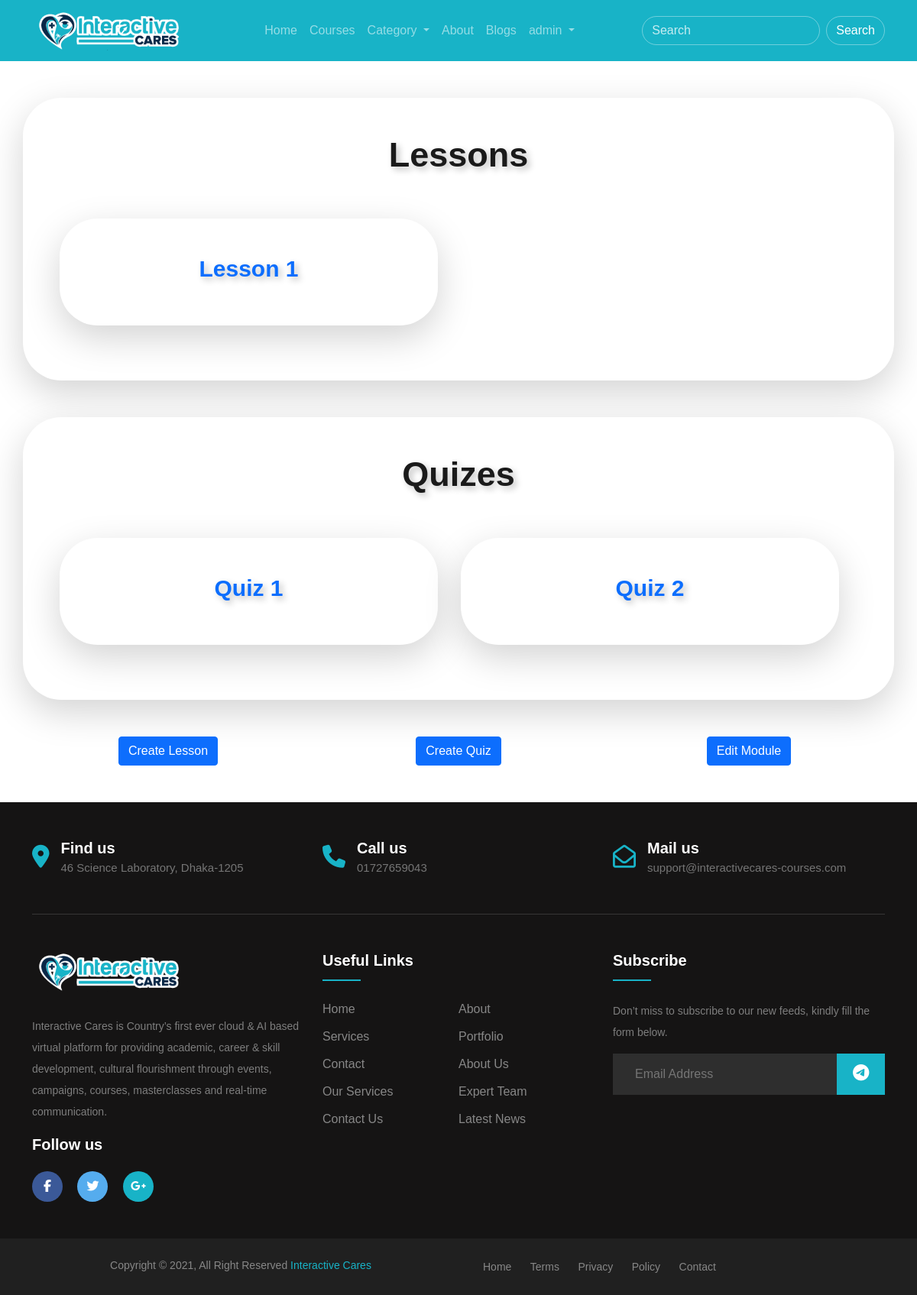
/module_details/1/ (signed in), run on the app's committed database.
### auth_app/models.py (models this page shows, shortened)
class User(AbstractBaseUser, PermissionsMixin):
    email = models.EmailField(max_length=255, unique=True)
    username = models.CharField(max_length=255, unique=True)
    full_name = models.CharField(max_length=255, blank=True, null=True)
    phone_number = models.CharField(max_length=255, blank=True, null=True)
    bio = models.TextField(blank=True, null=True)
    profile_picture = models.ImageField(upload_to=profile_pic_upload, blank=True, null=True)
    registration_date = models.DateTimeField(auto_now_add=True)
    is_active = models.BooleanField(default=True)
    is_staff = models.BooleanField(default=False)
    objects = UserManager()
    USERNAME_FIELD = "email"
    REQUIRED_FIELDS = ["username", "full_name", "phone_number", "bio", "profile_picture"]

### course_app/models.py (models this page shows, shortened)
class Lesson(models.Model):
    course = models.ForeignKey(Course, on_delete=models.CASCADE)
    module = models.ForeignKey(Module, on_delete=models.CASCADE)
    lesson_name = models.CharField(max_length=255)
    video_embed_src_link = models.TextField()
    duration = models.CharField(max_length=255, default="00:00:00")
    privacy_type_choices = (
        ('Private', 'Private'),
        ('Public', 'Public'),
    )
    privacy_type = models.CharField(max_length=255, choices=privacy_type_choices, default="Private")

class Quiz(models.Model):
    course = models.ForeignKey(Course, on_delete=models.CASCADE)
    module = models.ForeignKey(Module, on_delete=models.CASCADE)
    quiz_name = models.CharField(max_length=255)
    class Meta:
        verbose_name_plural = 'Quizes'

### course_app/views.py (the view)
# urls.py: path("module_details/<pk>/", views.module_details, name="module_details"),
def module_details(request, pk):
    current_module = models.Module.objects.get(pk=pk)
    lessons = models.Lesson.objects.filter(module=current_module)
    quizes = models.Quiz.objects.filter(module=current_module)
    diction = {
        "title": f"{current_module.module_name} - Interactive Cares",
        "current_module": current_module,
        "lessons": lessons,
        "current_module": current_module,
        "quizes": quizes
    }
    return render(request, "course_app/module_details.html", context=diction)

### templates/course_app/module_details.html (shortened to what this page needs)
{% extends 'base/base.html' %}
{% load crispy_forms_tags %}
{% block body_block %}
<section class="container my-5">
    <div class="shadow-lg p-5 bg-body rounded row about-us-contaiiner">
        <h2 class="h-text text-center mb-5">Lessons</h2>
        <div class="row professional-instructors">
            {% for lesson in lessons %}
            <div class="shadow-lg p-5 my-2 bg-body rounded about-us-contaiiner col-xs-12 col-sm-12 col-md-5 col-lg-5 col-xl-5 course-box mb-4">
                <h2 class="course-text text-center "><a href="{% url 'course_app:lesson_details' pk=lesson.pk %}" target="_blank">{{ lesson.lesson_name }}</a></h2>
            </div>
            {% endfor %}
        </div>
    </div>
</section>
<section class="container my-5">
    <div class="shadow-lg p-5 bg-body rounded row about-us-contaiiner">
        <h2 class="h-text text-center mb-5">Quizes</h2>
        <div class="row professional-instructors">
            {% for quiz in quizes %}
            <div class="shadow-lg p-5 my-2 bg-body rounded about-us-contaiiner col-xs-12 col-sm-12 col-md-5 col-lg-5 col-xl-5 course-box mb-4">
                <h2 class="course-text text-center "><a href="{% url 'course_app:quiz_details' pk=quiz.pk %}" target="_blank">{{ quiz.quiz_name }}</a></h2>
            </div>
            {% endfor %}
        </div>
    </div>
</section>
{% if current_module.course.instructor == request.user.instructor_profile %}
<section class="container my-5 text-center">
    <div class="row">
        <div class="col-xm-12 col-sm-12 col-md-4 col-lg-4 col-xl-4">
            <a href="{% url 'course_app:create_lesson' pk=current_module.pk %}" class="btn btn-primary">Create Lesson</a>
        </div>
        <div class="col-xm-12 col-sm-12 col-md-4 col-lg-4 col-xl-4">
            <a href="{% url 'course_app:create_quiz' pk=current_module.pk %}" class="btn btn-primary">Create Quiz</a>
        </div>
        <div class="col-xm-12 col-sm-12 col-md-4 col-lg-4 col-xl-4">
            <a href="{% url 'course_app:edit_module' pk=current_module.pk %}" class="btn btn-primary">Edit Module</a>
        </div>
    </div>
</section>
{% endif %}
{% endblock %}

### templates/base/base.html (shortened to what this page needs)
<!DOCTYPE html>
{% load static %}
<html lang="en">
<head>
    <link href="https://cdn.jsdelivr.net/npm/bootstrap@5.0.0-beta3/dist/css/bootstrap.min.css" rel="stylesheet">
    <link rel="stylesheet" href="{% static 'base/css/base.css' %}">
    <link rel="stylesheet" href="{% static 'course_app/css/home.css' %}">
</head>
<body>
    <header>
        <section class="container">
          <nav class="navbar navbar-expand-lg navbar-dark">
            <a class="navbar-brand" href="{% url 'course_app:home' %}"><img class="navbar-logo" src="{% static 'base/img/IC-logo-Telda.png' %}" alt="IC Logo"></a>
            <div class="collapse navbar-collapse" id="navbarSupportedContent">
              <ul class="navbar-nav mx-auto">
                <li class="nav-item">
                    <a class="nav-link" href="{%url 'course_app:home' %}">Home</a>
                </li>
                <li class="nav-item">
                  <a class="nav-link" href="{%url 'course_app:courses' %}">Courses</a>
                </li>
                <li class="nav-item dropdown">
                    <a class="nav-link dropdown-toggle" href="#" id="navbarDropdown" role="button" data-bs-toggle="dropdown" aria-expanded="false">
                      Category
                    </a>
                </li>
                <li class="nav-item">
                    <a class="nav-link" href="/#about">About</a>
                </li>
                <li class="nav-item">
                    <a class="nav-link" href="#">Blogs</a>
                </li>
                {% if user.is_authenticated %}
                <li class="nav-item dropdown">
                  <a class="nav-link dropdown-toggle" href="#" id="navbarDropdown" role="button"
                      data-bs-toggle="dropdown" aria-expanded="false">
                      {{ user.username }}
                  </a>
                {% endif %}
              </ul>
              <form class="d-flex">
                <input class="form-control me-2 search-input" type="search" placeholder="Search" aria-label="Search">
                <button class="btn btn-outline-primary rounded-pill search-submit" type="submit">Search</button>
              </form>
            </div>
          </nav>
        </section>
    </header>
    <main>
      {% block body_block %}
      {% endblock %}
    </main>
    <footer class="footer-section" id=contact>
      <div class="container">
          <div class="footer-cta pt-5 pb-5">
              <div class="row">
                  <div class="col-xl-4 col-md-4 mb-30">
                      <div class="single-cta">
                          <i class="fas fa-map-marker-alt"></i>
                          <div class="cta-text">
                              <h4>Find us</h4>
                              <span>46 Science Laboratory, Dhaka-1205</span>
                          </div>
                      </div>
                  </div>
                  <div class="col-xl-4 col-md-4 mb-30">
                      <div class="single-cta">
                          <i class="fas fa-phone"></i>
                          <div class="cta-text">
                              <h4>Call us</h4>
                              <span>01727659043</span>
                          </div>
                      </div>
                  </div>
                  <div class="col-xl-4 col-md-4 mb-30">
                      <div class="single-cta">
                          <i class="far fa-envelope-open"></i>
                          <div class="cta-text">
                              <h4>Mail us</h4>
                              <span>support@interactivecares-courses.com</span>
                          </div>
                      </div>
                  </div>
              </div>
          </div>
          <div class="footer-content pt-5 pb-5">
              <div class="row">
                  <div class="col-xl-4 col-lg-4 mb-50">
                      <div class="footer-widget">
                          <div class="footer-logo">
                              <a href="index.html"><img src="{% static 'base/img/IC-logo-Telda.png' %}" class="img-fluid" alt="logo"></a>
                          </div>
                          <div class="footer-text">
                              <p>Interactive Cares is Country’s first ever cloud & AI based virtual platform for providing academic, career & skill development, cultural flourishment through events, campaigns, courses, masterclasses and real-time communication.</p>
                          </div>
                          <div class="footer-social-icon">
                              <span>Follow us</span>
                              <a href="#"><i class="fab fa-facebook-f facebook-bg"></i></a>
                              <a href="#"><i class="fab fa-twitter twitter-bg"></i></a>
                              <a href="#"><i class="fab fa-google-plus-g google-bg"></i></a>
                          </div>
                      </div>
                  </div>
                  <div class="col-xl-4 col-lg-4 col-md-6 mb-30">
                      <div class="footer-widget">
                          <div class="footer-widget-heading">
                              <h3>Useful Links</h3>
                          </div>
                          <ul>
                              <li><a href="#">Home</a></li>
                              <li><a href="#">about</a></li>
                              <li><a href="#">services</a></li>
                              <li><a href="#">portfolio</a></li>
                              <li><a href="#">Contact</a></li>
                              <li><a href="#">About us</a></li>
                              <li><a href="#">Our Services</a></li>
                              <li><a href="#">Expert Team</a></li>
                              <li><a href="#">Contact us</a></li>
                              <li><a href="#">Latest News</a></li>
                          </ul>
                      </div>
                  </div>
                  <div class="col-xl-4 col-lg-4 col-md-6 mb-50">
                      <div class="footer-widget">
                          <div class="footer-widget-heading">
                              <h3>Subscribe</h3>
                          </div>
                          <div class="footer-text mb-25">
                              <p>Don’t miss to subscribe to our new feeds, kindly fill the form below.</p>
                          </div>
                          <div class="subscribe-form">
                              <form action="#">
                                  <input type="text" placeholder="Email Address">
                                  <button><i class="fab fa-telegram-plane"></i></button>
                              </form>
                          </div>
                      </div>
                  </div>
              </div>
          </div>
      </div>
      <div class="copyright-area">
          <div class="container">
              <div class="row">
                  <div class="col-xl-6 col-lg-6 text-center text-lg-left">
                      <div class="copyright-text">
                          <p>Copyright &copy; 2021, All Right Reserved <a href="#">Interactive Cares</a></p>
                      </div>
                  </div>
                  <div class="col-xl-6 col-lg-6 d-none d-lg-block text-right">
                      <div class="footer-menu">
                          <ul>
                              <li><a href="#">Home</a></li>
                              <li><a href="#">Terms</a></li>
                              <li><a href="#">Privacy</a></li>
                              <li><a href="#">Policy</a></li>
                              <li><a href="#">Contact</a></li>
                          </ul>
                      </div>
                  </div>
              </div>
          </div>
      </div>
    </footer>
  </body>
</html>

### static/base/css/base.css (style rules this page uses)
a { text-decoration: none; }
body { font-family:Verdana, Geneva, Tahoma, sans-serif; }
header { background-color: #18B3C7; }
.navbar { background-color: #18B3C7 !important; }
.navbar-logo { width: 200px; }
.search-input { background: transparent; color: #C5ECF1; border: 1px solid rgba(197, 236, 241, 0.5); border-radius: 50px; }
.search-input::placeholder { color: #C5ECF1; }
.search-submit { color: white; border: 1px solid rgba(197, 236, 241, 0.5); }
ul { margin: 0px; padding: 0px; }
.footer-section { background: #151414; position: relative; }
.footer-cta { border-bottom: 1px solid #373636; }
.single-cta i { color: #18B3C7; font-size: 30px; float: left; margin-top: 8px; }
.cta-text { padding-left: 15px; display: inline-block; }
.cta-text h4 { color: #fff; font-size: 20px; font-weight: 600; margin-bottom: 2px; }
.cta-text span { color: #757575; font-size: 15px; }
.footer-content { position: relative; z-index: 2; }
.footer-logo { margin-bottom: 30px; }
.footer-logo img { max-width: 200px; }
.footer-text p { margin-bottom: 14px; font-size: 14px; color: #7e7e7e; line-height: 28px; }
.footer-social-icon span { color: #fff; display: block; font-size: 20px; font-weight: 700; font-family:Verdana, Geneva, Tahoma, sans-serif; margin-bottom: 20px; }
.footer-social-icon a { color: #fff; font-size: 16px; margin-right: 15px; }
.footer-social-icon i { height: 40px; width: 40px; text-align: center; line-height: 38px; border-radius: 50%; }
.facebook-bg { background: #3B5998; }
.twitter-bg { background: #55ACEE; }
.google-bg { background: #18B3C7; }
.footer-widget-heading h3 { color: #fff; font-size: 20px; font-weight: 600; margin-bottom: 40px; position: relative; }
.footer-widget-heading h3::before { content: ""; position: absolute; left: 0; bottom: -15px; height: 2px; width: 50px; background: #18B3C7; }
.footer-widget ul li { display: inline-block; float: left; width: 50%; margin-bottom: 12px; }
.footer-widget ul li a { color: #878787; text-transform: capitalize; }
.subscribe-form { position: relative; overflow: hidden; }
.subscribe-form input { width: 100%; padding: 14px 28px; background: #2E2E2E; border: 1px solid #2E2E2E; color: #fff; }
.subscribe-form button { position: absolute; right: 0; background: #18B3C7; padding: 13px 20px; border: 1px solid #18B3C7; top: 0; }
.subscribe-form button i { color: #fff; font-size: 22px; transform: rotate(-6deg); }
.copyright-area { background: #202020; padding: 25px 0; }
.copyright-text p { margin: 0; font-size: 14px; color: #878787; }
.copyright-text p a { color: #18B3C7; }
.footer-menu li { display: inline-block; margin-left: 20px; }
.footer-menu li a { font-size: 14px; color: #878787; }

### static/course_app/css/home.css (style rules this page uses)
.about-us-contaiiner { border-radius: 50px !important; }
.h-text { font-size: 45px; font-weight: 600; color: rgb(26, 26, 26); text-shadow: 4px 4px 8px silver; }
.professional-instructors { justify-content: space-between; }
.course-box { width: 495px; }
.course-text { font-size: 30px; font-weight: 600; color: rgb(26, 26, 26); text-shadow: 4px 4px 8px silver; }

### data on the page
Lesson: lesson_name "Lesson 1"
Quiz: quiz_name "Quiz 1"
Quiz: quiz_name "Quiz 2"

### other printed values
{{ user.username }} "admin"
